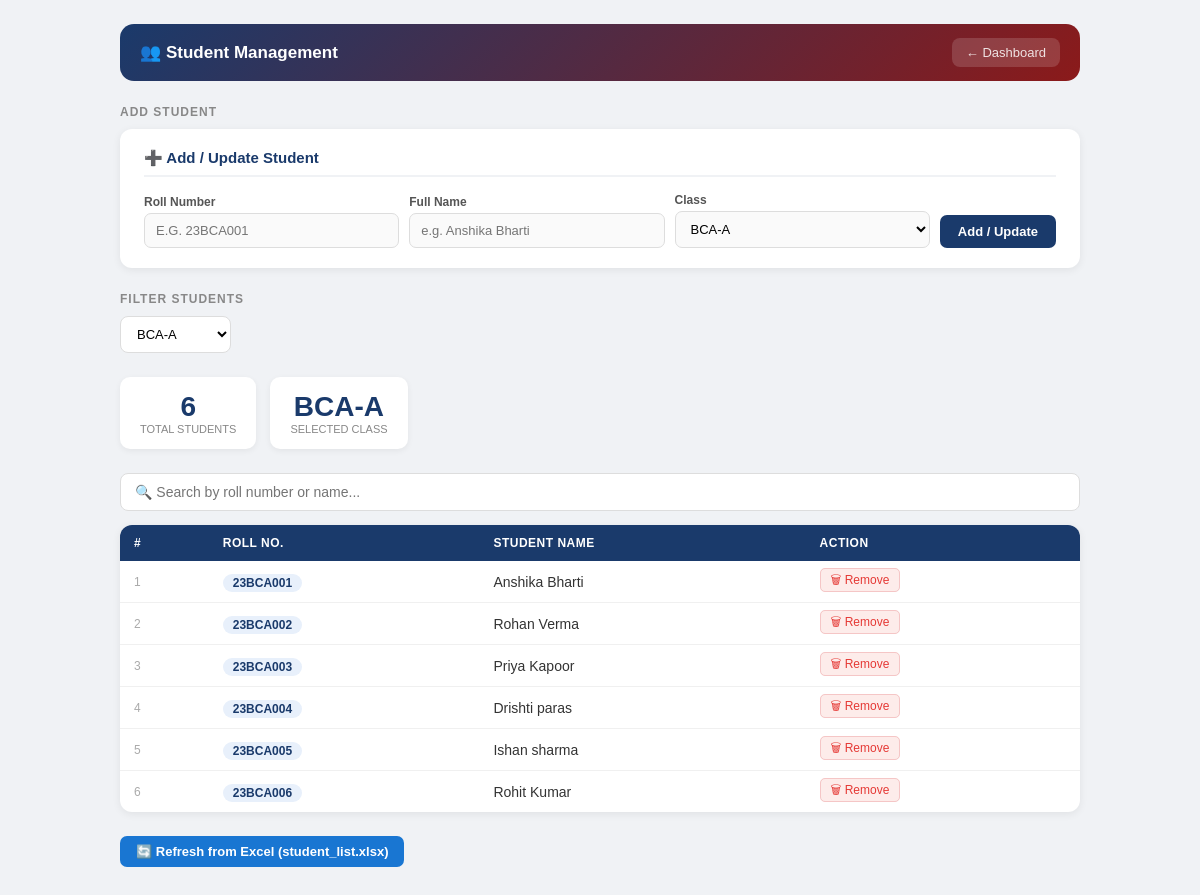
The page /students?class_id=1 (signed in) on the database its author committed.
### tables this page shows
CREATE TABLE classes (
            id INTEGER PRIMARY KEY AUTOINCREMENT,
            name TEXT UNIQUE NOT NULL,
            department TEXT,
            incharge_id INTEGER
        );

CREATE TABLE users (
            id INTEGER PRIMARY KEY AUTOINCREMENT,
            username TEXT UNIQUE NOT NULL,
            password TEXT NOT NULL,
            role TEXT NOT NULL CHECK(role IN ('coordinator','incharge','teacher')),
            full_name TEXT,
            class_id INTEGER,
            created_at TEXT DEFAULT (datetime('now'))
        );

CREATE TABLE students (
            roll TEXT PRIMARY KEY,
            name TEXT,
            class_id INTEGER
        );

### qr_attendance_project.py (the view)
@app.route("/students")
def show_students():
    redir = require_login()
    if redir: return redir
    user    = current_user()
    classes = get_all_classes()
    class_id = request.args.get("class_id")
    if class_id:
        class_id = int(class_id)
        students = get_students_by_class(class_id)
    elif user["role"] == "coordinator":
        students = get_all_students()
        class_id = None
    else:
        class_id = user.get("class_id")
        students = get_students_by_class(class_id) if class_id else []
    return render_template("students.html",
        user=user,
        students=students,
        classes=classes,
        selected_class_id=class_id
    )

### database_logic.py (called while the page is built)
def get_db():
    conn = sqlite3.connect(DB)
    conn.execute("PRAGMA journal_mode=WAL")   # better concurrent reads
    conn.execute("PRAGMA foreign_keys=ON")
    return conn

def get_all_classes():
    conn = get_db()
    c = conn.cursor()
    c.execute("""
        SELECT cl.id, cl.name, cl.department, u.full_name
        FROM classes cl
        LEFT JOIN users u ON cl.incharge_id = u.id
        ORDER BY cl.name
    """)
    rows = c.fetchall()
    conn.close()
    return rows

def get_students_by_class(class_id):
    conn = get_db()
    c = conn.cursor()
    c.execute("SELECT roll, name, class_id FROM students WHERE class_id = ? ORDER BY roll",
              (class_id,))
    rows = c.fetchall()
    conn.close()
    return rows

### qr_attendance_project.py (called while the page is built)
def current_user():
    return session.get("user_data")

def require_login():
    if not current_user():
        return redirect(url_for("login"))
    return None

### templates/students.html (shortened to what this page needs)
<!DOCTYPE html>
<html lang="en">
<head>
</head>
<body>
<div class="topbar">
    <h1>👥 Student Management</h1>
    <a href="/dashboard">← Dashboard</a>
</div>
{% if user.role in ['coordinator', 'incharge'] %}
<div class="section">
    <div class="section-title">Add Student</div>
    <div class="panel">
        <h3>➕ Add / Update Student</h3>
        <form action="/add_student" method="POST">
            <div class="form-row">
                <div class="form-group">
                    <label>Roll Number</label>
                    <input type="text" name="roll" placeholder="e.g. 23BCA001"
                           style="text-transform:uppercase;" required>
                </div>
                <div class="form-group">
                    <label>Full Name</label>
                    <input type="text" name="name" placeholder="e.g. Anshika Bharti" required>
                </div>
                <div class="form-group">
                    <label>Class</label>
                    <select name="class_id" required>
                        {% for cls in classes %}
                        <option value="{{ cls[0] }}"
                            {% if selected_class_id and cls[0] == selected_class_id %}selected{% endif %}>
                            {{ cls[1] }}
                        </option>
                        {% endfor %}
                    </select>
                </div>
                <button type="submit" class="btn-submit">Add / Update</button>
            </div>
        </form>
    </div>
</div>
{% endif %}
<div class="section">
    <div class="section-title">Filter Students</div>
    <div class="filter-bar">
        <form method="GET" action="/students" style="display:flex;gap:10px;flex-wrap:wrap;align-items:center;">
            <select name="class_id" onchange="this.form.submit()">
                {% for cls in classes %}
                <option value="{{ cls[0] }}"
                    {% if selected_class_id and cls[0] == selected_class_id %}selected{% endif %}>
                    {{ cls[1] }}
                </option>
                {% endfor %}
            </select>
        </form>
    </div>
</div>
<div class="section">
    <div class="stats-row">
        <div class="stat-card">
            <div class="num">{{ students|length }}</div>
            <div class="lbl">Total Students</div>
        </div>
        {% if selected_class_id %}
        <div class="stat-card">
            <div class="num">
                {% for cls in classes %}{% if cls[0] == selected_class_id %}{{ cls[1] }}{% endif %}{% endfor %}
            </div>
            <div class="lbl">Selected Class</div>
        </div>
        {% endif %}
    </div>
</div>
<div class="section">
    <div class="search-wrap">
        <input type="text" id="searchInput"
               placeholder="🔍 Search by roll number or name..."
               onkeyup="filterTable()">
    </div>
    <div class="table-wrap">
        {% if students %}
        <table id="studentTable">
            <thead>
                <tr>
                    <th>#</th>
                    <th>Roll No.</th>
                    <th>Student Name</th>
                    {% if user.role in ['coordinator', 'incharge'] %}<th>Action</th>{% endif %}
                </tr>
            </thead>
            <tbody>
                {% for s in students %}
                <tr>
                    <td style="color:#aaa;font-size:12px;">{{ loop.index }}</td>
                    <td><span class="roll-badge">{{ s[0] }}</span></td>
                    <td>{{ s[1] or '—' }}</td>
                    {% if user.role in ['coordinator', 'incharge'] %}
                    <td>
                        <a href="/delete_student/{{ s[0] }}?class_id={{ selected_class_id or '' }}"
                           class="del-link"
                           onclick="return confirm('Delete student {{ s[0] }} — {{ s[1] }}?')">
                            🗑 Remove
                        </a>
                    </td>
                    {% endif %}
                </tr>
                {% endfor %}
            </tbody>
        </table>
        {% endif %}
    </div>
</div>
{% if user.role in ['coordinator', 'incharge'] %}
<div class="section">
    <a class="btn btn-blue"
       href="/refresh_students{% if selected_class_id %}?class_id={{ selected_class_id }}{% endif %}">
        🔄 Refresh from Excel (student_list.xlsx)
    </a>
</div>
{% endif %}
</body>
</html>

### templates/students.html (style rules this page uses)
* { box-sizing: border-box; margin: 0; padding: 0; }
body { font-family: Arial, sans-serif; background: #f0f2f5; padding: 24px 16px; min-height: 100vh; }
.topbar { max-width: 960px; margin: 0 auto 24px; background: linear-gradient(135deg, #1a3a6b, #8b1a1a); border-radius: 14px; padding: 14px 20px; display: flex; justify-content: space-between; align-items: center; }
.topbar h1 { color: white; font-size: 17px; }
.topbar a { color: rgba(255,255,255,0.85); text-decoration: none; font-size: 13px; padding: 7px 14px; background: rgba(255,255,255,0.15); border-radius: 8px; }
.section { max-width: 960px; margin: 0 auto 24px; }
.section-title { font-size: 12px; font-weight: bold; color: #888; text-transform: uppercase; letter-spacing: 1px; margin-bottom: 10px; }
.panel { background: white; border-radius: 12px; padding: 20px 24px; box-shadow: 0 2px 8px rgba(0,0,0,0.07); }
.panel h3 { font-size: 15px; color: #1a3a6b; margin-bottom: 16px; border-bottom: 2px solid #f0f2f5; padding-bottom: 8px; }
.filter-bar { display: flex; gap: 10px; flex-wrap: wrap; margin-bottom: 20px; align-items: center; }
.filter-bar select, .filter-bar input { padding: 9px 12px; border: 1px solid #ddd; border-radius: 8px; font-size: 13px; background: white; }
.form-row { display: flex; gap: 10px; flex-wrap: wrap; align-items: flex-end; }
.form-group { display: flex; flex-direction: column; gap: 4px; flex: 1; min-width: 130px; }
.form-group label { font-size: 12px; color: #555; font-weight: bold; }
.form-group input, .form-group select { padding: 9px 11px; border: 1px solid #ddd; border-radius: 7px; font-size: 13px; background: #fafafa; }
.btn-submit { padding: 9px 18px; border: none; border-radius: 7px; background: #1a3a6b; color: white; font-size: 13px; font-weight: bold; cursor: pointer; white-space: nowrap; }
.stats-row { display: flex; gap: 14px; flex-wrap: wrap; margin-bottom: 20px; }
.stat-card { background: white; border-radius: 10px; padding: 14px 20px; text-align: center; box-shadow: 0 2px 6px rgba(0,0,0,0.06); min-width: 120px; }
.stat-card .num { font-size: 28px; font-weight: 900; color: #1a3a6b; }
.stat-card .lbl { font-size: 11px; color: #888; text-transform: uppercase; }
.search-wrap { margin-bottom: 14px; }
.search-wrap input { width: 100%; padding: 10px 14px; border: 1px solid #ddd; border-radius: 8px; font-size: 14px; background: white; }
.table-wrap { background: white; border-radius: 12px; box-shadow: 0 2px 8px rgba(0,0,0,0.07); overflow: hidden; }
table { width: 100%; border-collapse: collapse; font-size: 14px; }
thead { background: #1a3a6b; }
th { padding: 11px 14px; text-align: left; color: white; font-size: 12px; text-transform: uppercase; letter-spacing: 0.5px; }
td { padding: 10px 14px; border-bottom: 1px solid #f0f0f0; color: #333; }
tr:last-child td { border-bottom: none; }
.roll-badge { font-weight: bold; color: #1a3a6b; background: #e8f0fb; padding: 2px 10px; border-radius: 20px; font-size: 12px; }
.del-link { color: #e53935; font-size: 12px; text-decoration: none; padding: 4px 10px; border-radius: 5px; border: 1px solid #f5c6c6; background: #fdecea; }
.btn { padding: 8px 16px; border-radius: 7px; font-size: 13px; font-weight: bold; text-decoration: none; border: none; cursor: pointer; display: inline-block; margin-right: 6px; }
.btn-blue { background: #1976d2; color: white; }

### rows shown on the page
classes: class_id "BCA-A"
users: name "BCA-A"
students: roll "23BCA001", name "Anshika Bharti"
students: roll "23BCA002", name "Rohan Verma"
students: roll "23BCA003", name "Priya Kapoor"
students: roll "23BCA004", name "Drishti paras"
students: roll "23BCA005", name "Ishan sharma"
students: roll "23BCA006", name "Rohit Kumar"

### other values the page prints
{{ students|length }} "6"
